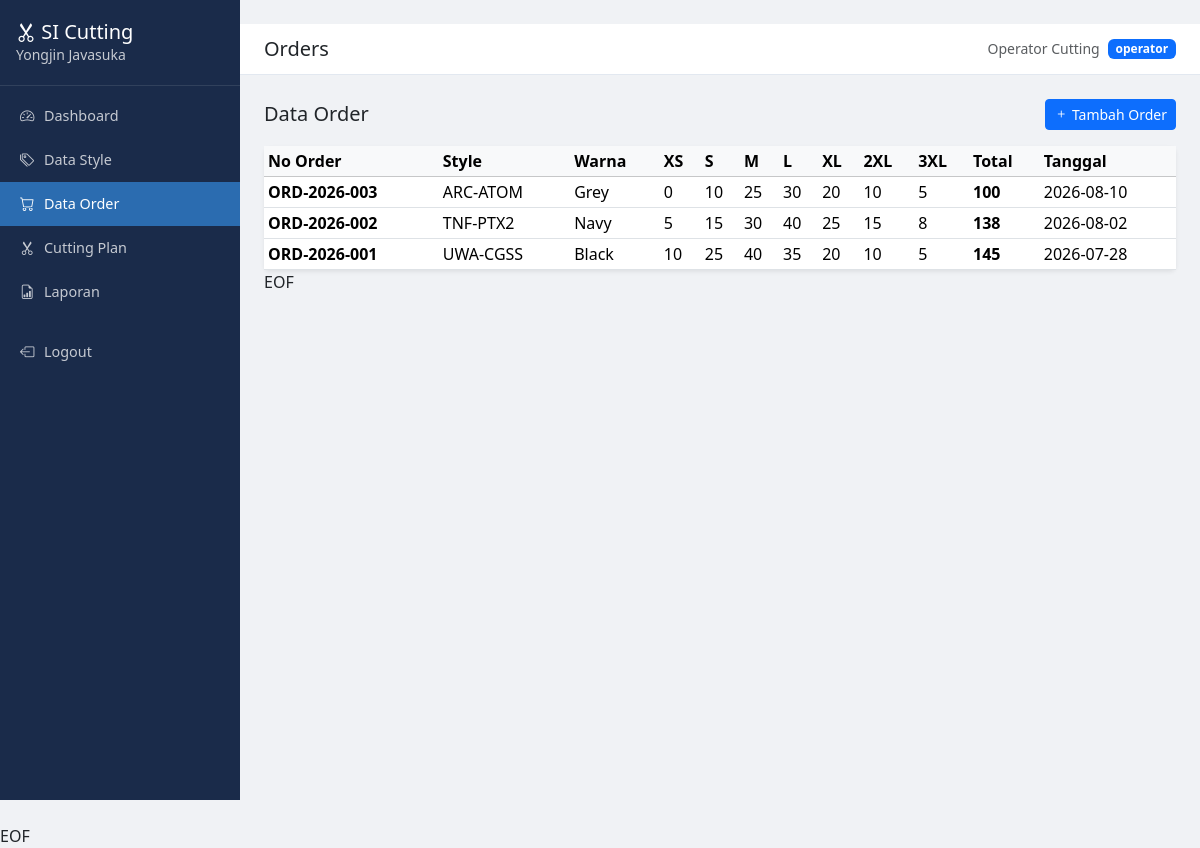
The app's page /index.php?page=orders (signed in) with its own data.
### tables this page shows
CREATE TABLE orders (
    id INT AUTO_INCREMENT PRIMARY KEY,
    no_order VARCHAR(50) NOT NULL UNIQUE,
    style_id INT NOT NULL,
    warna VARCHAR(50),
    qty_xs INT DEFAULT 0,
    qty_s INT DEFAULT 0,
    qty_m INT DEFAULT 0,
    qty_l INT DEFAULT 0,
    qty_xl INT DEFAULT 0,
    qty_2xl INT DEFAULT 0,
    qty_3xl INT DEFAULT 0,
    total_qty INT GENERATED ALWAYS AS (qty_xs + qty_s + qty_m + qty_l + qty_xl + qty_2xl + qty_3xl) STORED,
    tanggal_order DATE,
    status ENUM('pending','proses','selesai') DEFAULT 'pending',
    created_at TIMESTAMP DEFAULT CURRENT_TIMESTAMP,
    FOREIGN KEY (style_id) REFERENCES styles(id) ON DELETE CASCADE
);

CREATE TABLE styles (
    id INT AUTO_INCREMENT PRIMARY KEY,
    kode_style VARCHAR(50) NOT NULL UNIQUE,
    nama_style VARCHAR(150) NOT NULL,
    deskripsi TEXT,
    created_at TIMESTAMP DEFAULT CURRENT_TIMESTAMP
);

### orders.php (the view, shortened to what this page needs)
<div class="d-flex justify-content-between align-items-center mb-3">
  <h5 class="mb-0">Data Order</h5>
  <button class="btn btn-primary btn-sm" data-bs-toggle="modal" data-bs-target="#modalOrder">
    <i class="bi bi-plus"></i> Tambah Order
  </button>
</div>
<div class="card border-0 shadow-sm">
  <div class="table-responsive">
    <table class="table table-hover mb-0 table-sm">
      <thead class="table-light">
        <tr>
          <th>No Order</th>
          <th>Style</th>
          <th>Warna</th>
          <th>XS</th><th>S</th><th>M</th><th>L</th><th>XL</th><th>2XL</th><th>3XL</th>
          <th>Total</th>
          <th>Tanggal</th>
        </tr>
      </thead>
      <tbody>
        <?php
        $q = mysqli_query($conn, "SELECT o.*, s.kode_style FROM orders o JOIN styles s ON o.style_id=s.id ORDER BY o.id DESC");
        while ($r = mysqli_fetch_assoc($q)):
        ?>
        <tr>
          <td><strong><?= htmlspecialchars($r['no_order']) ?></strong></td>
          <td><?= htmlspecialchars($r['kode_style']) ?></td>
          <td><?= htmlspecialchars($r['warna']) ?></td>
          <td><?= $r['qty_xs'] ?></td>
          <td><?= $r['qty_s'] ?></td>
          <td><?= $r['qty_m'] ?></td>
          <td><?= $r['qty_l'] ?></td>
          <td><?= $r['qty_xl'] ?></td>
          <td><?= $r['qty_2xl'] ?></td>
          <td><?= $r['qty_3xl'] ?></td>
          <td><strong><?= $r['total_qty'] ?></strong></td>
          <td><?= $r['tanggal_order'] ?></td>
        </tr>
        <?php endwhile; ?>
      </tbody>
    </table>
  </div>
</div>
EOF

### index.php (style rules this page uses)
:root { --sidebar-bg: #1a2b4a; --sidebar-active: #2b6cb0; }
body { font-family: 'Segoe UI', system-ui, sans-serif; background: #f0f2f5; }

### records on screen
orders: no_order "ORD-2026-003", style.kode_style "ARC-ATOM", warna "Grey", qty_xs "0", qty_s "10", qty_m "25", qty_l "30", qty_xl "20", qty_2xl "10", qty_3xl "5", total_qty "100", tanggal_order "2026-08-10"
orders: no_order "ORD-2026-002", style.kode_style "TNF-PTX2", warna "Navy", qty_xs "5", qty_s "15", qty_m "30", qty_l "40", qty_xl "25", qty_2xl "15", qty_3xl "8", total_qty "138", tanggal_order "2026-08-02"
orders: no_order "ORD-2026-001", style.kode_style "UWA-CGSS", warna "Black", qty_xs "10", qty_s "25", qty_m "40", qty_l "35", qty_xl "20", qty_2xl "10", qty_3xl "5", total_qty "145", tanggal_order "2026-07-28"

### other values on screen
$page "Orders"
$user['nama'] "Operator Cutting"
$user['role'] "operator"
